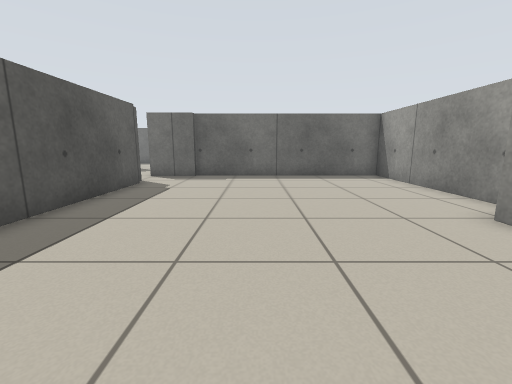
view 1 (above)

19 first-person views from a walk through a world built for the Player/Stage simulator. The camera is 0.71 m above the floor, tilts 10° down and sees 90° across. The lines on the ground mark 1 m squares. The floor is counted in squares, 0.5 m on a side. Each view is taken from the middle of a square. On the plan, view 1 faces up. The plan holds only what a view shows up to about 13 squares ahead; the rest is blank. The place goes on beyond the plan. The robots in the file are not drawn.

view 2
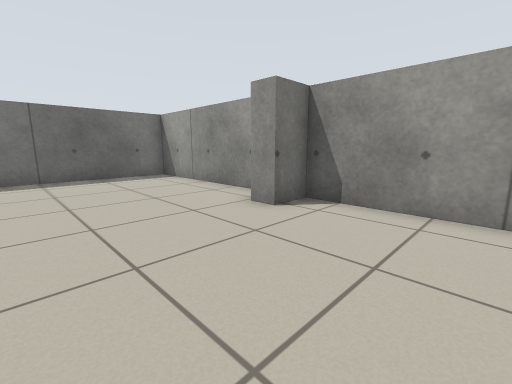

view 3
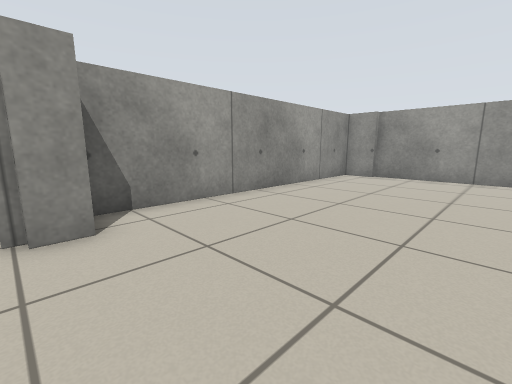

view 4
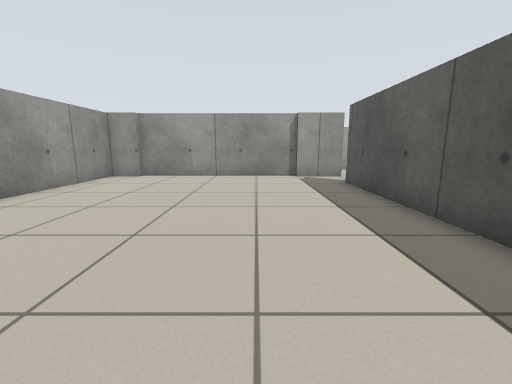

view 5
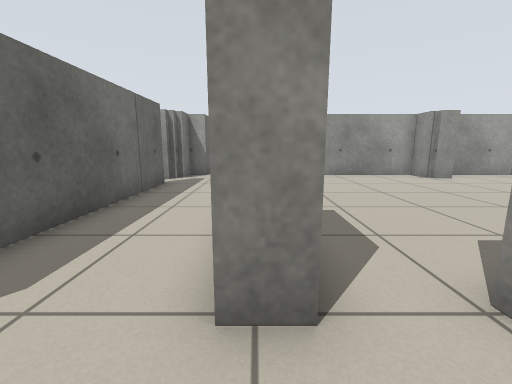

view 6
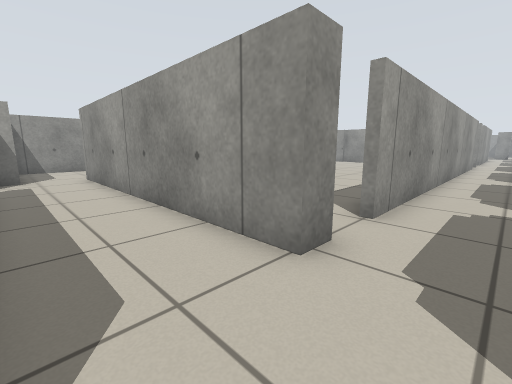

view 7
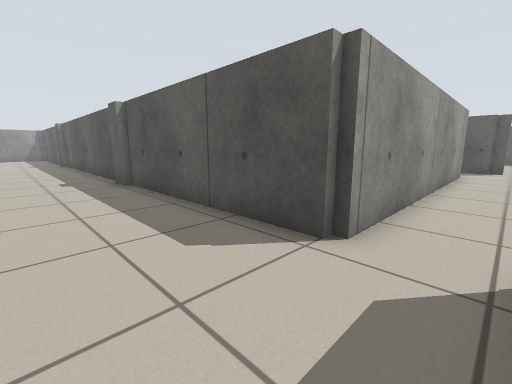

view 8
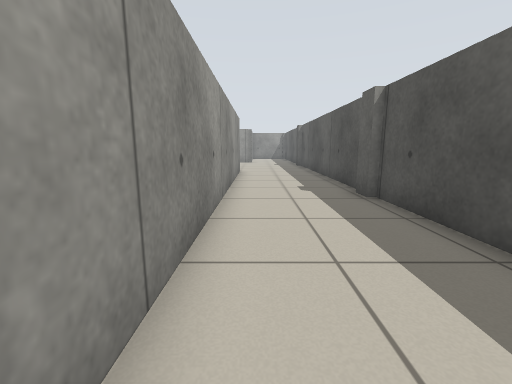

view 9
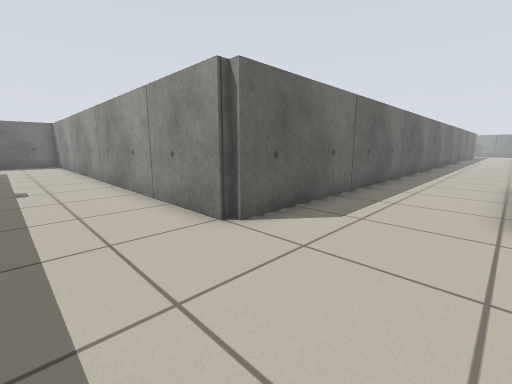

view 10
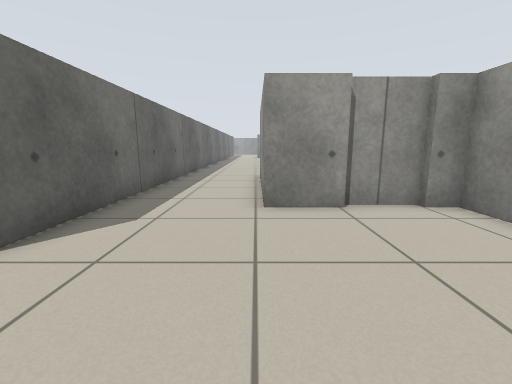

view 11
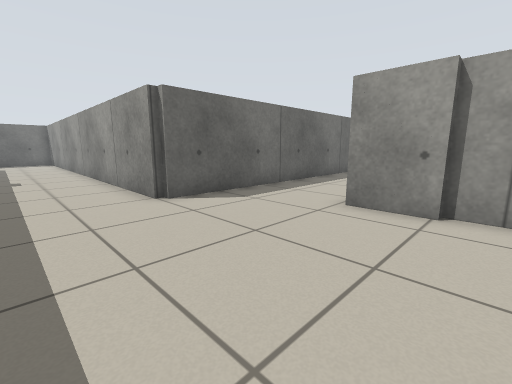

view 12
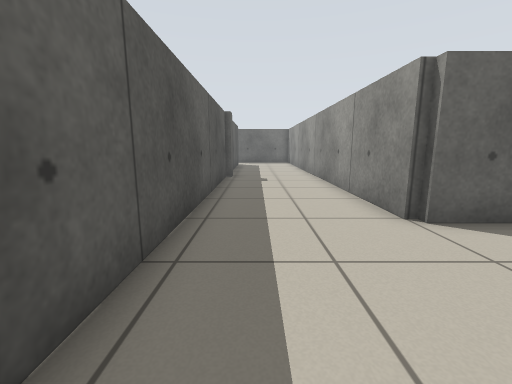

view 13
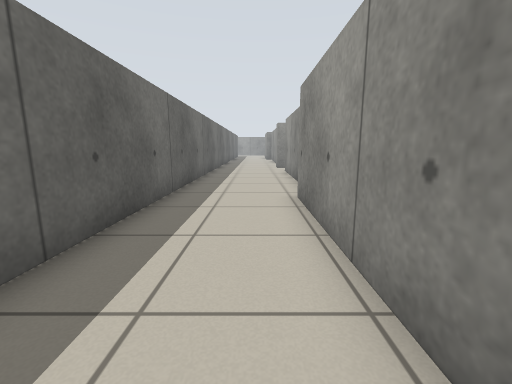

view 14
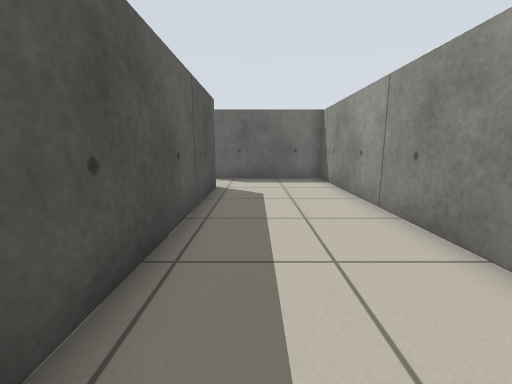

view 15
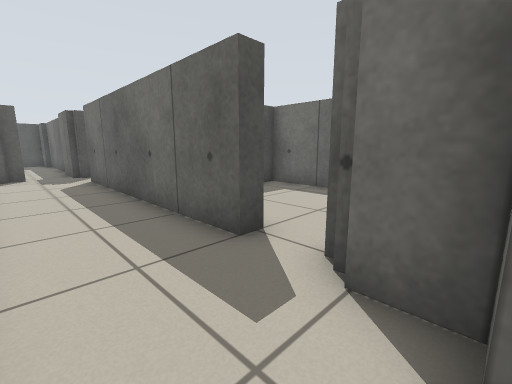

view 16
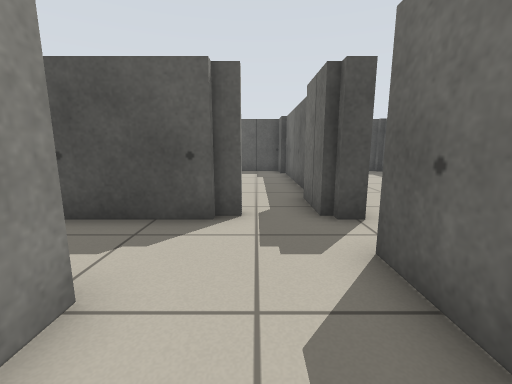

view 17
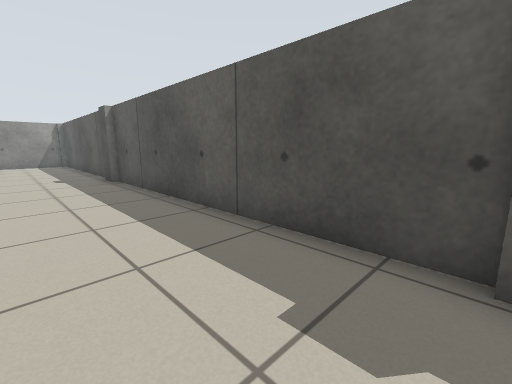

view 18
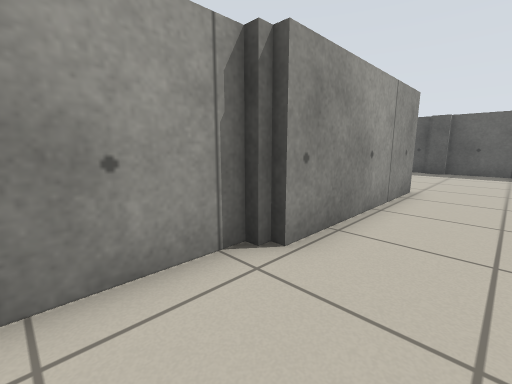

view 19
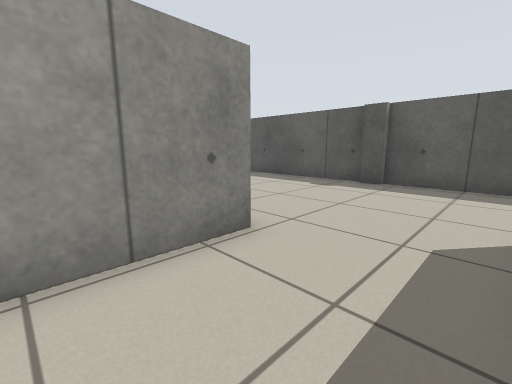

### Floor plan
Points are (right, up) in squares from view 1. A wall is a line through its corners. A room is listed if a view was taken in it or the views show most of it. See-through windows are left out.
Room 1 (views 1, 2, 3, 4)
walls: (-4.6, 1.5) (-4.6, -5.4); (-4.6, 10.1) (-4.6, 4.5); (-2.9, 12.5) (-5.2, 12.5); (-3, -7.7) (4.8, -7.7); (4.6, -7.5) (6, -7.5) (6, 4) (4.7, 4) (4.7, 5.1) (6, 5.1) (6, 12.8) (-3, 12.8); (-5.2, -7.5) (-2.9, -7.5)
ways out: opening at (-5, 11.5) to room 2; gap at (-5, -6) to room 2
Room 2 (view 5)
walls: (-5.2, -1.1) (-5.2, 10.9); (-5.2, 12.5) (-5.2, 13.3); (-7.9, 14.2) (-7.9, 11.1)
ways out: opening at (-5, 11.5) to room 1; gap at (-5, -6) to room 1; opening at (-6.5, 13) to room 3
Room 3 (views 6, 7, 8, 9, 10, 11, 12, 13, 14, 15, 16, 17, 18, 19)
walls: (6.6, 4.1) (6.6, -7.5); (6.8, 4.9) (6.8, 4); (6.8, -7.4) (6.8, -8.4); (6.6, -8.4) (6.6, -11.5); (13.9, -9.1) (13.9, -7.2) (20.2, -7.2); (6, 16.3) (4.9, 16.3); (3, 16.6) (-6.4, 16.6); (14.2, -11.1) (14.2, -9); (13.9, -11.5) (13.9, -11); (20.4, -7.7) (23.2, -7.7); (23.5, -3.4) (10.9, -3.4) (10.9, 15.5) (6, 15.5); (-5.2, 13.3) (6.6, 13.3) (6.6, 4.8); (-8.2, 14.8) (-8.2, 14.1); (-7.9, 17.2) (-7.9, 16.3)
ways out: opening at (-6.5, 13) to room 2

Where each view was taken, in squares from view 1:
view 1: 0 up, 0 right, facing up
view 2: 0 up, 0 right, facing up-right
view 3: 5 up, 0 right, facing down-right
view 4: 5 up, 1 left, facing down
view 5: 13 up, 7 left, facing right
view 6: 16 up, 7 left, facing down-right
view 7: 15 up, 10 right, facing down-left
view 8: 12 up, 10 right, facing down
view 9: 7 down, 8 right, facing up-right
view 10: 7 down, 8 right, facing right
view 11: 10 down, 8 right, facing up-right
view 12: 8 down, 8 right, facing up
view 13: 6 down, 13 right, facing right
view 14: 4 up, 8 right, facing up
view 15: 14 up, 6 right, facing up-left
view 16: 15 up, 3 left, facing left
view 17: 4 up, 10 right, facing down-left
view 18: 5 down, 23 right, facing down-left
view 19: 4 down, 17 right, facing down-left
